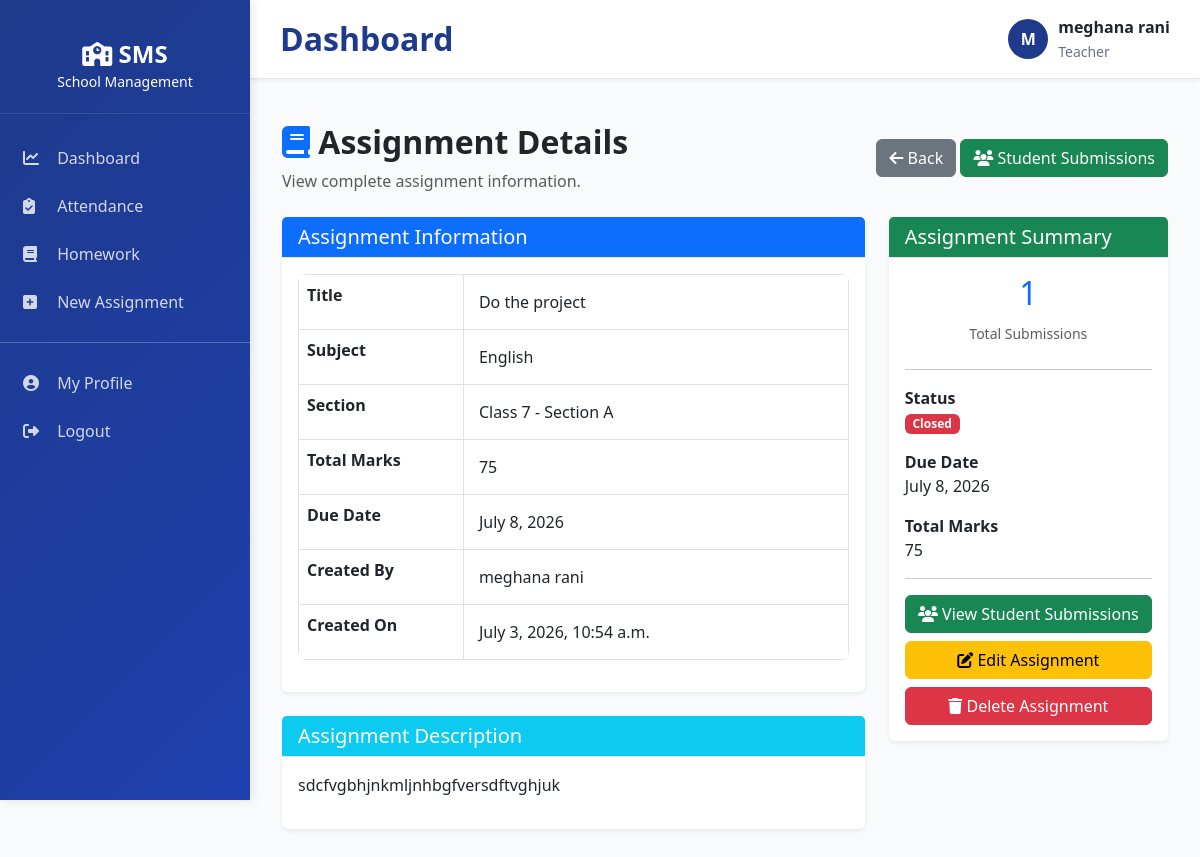
/homework/assignments/1/ (signed in), run on the app's committed database.
### apps/accounts/models.py (models this page shows, shortened)
class UserProfile(models.Model):
    USER_ROLES = (
        ('super_admin', 'Super Admin'),
        ('school_admin', 'School Admin'),
        ('principal', 'Principal'),
        ('teacher', 'Teacher'),
        ('student', 'Student'),
        ('parent', 'Parent'),
        ('accountant', 'Accountant'),
        ('librarian', 'Librarian'),
    )
    GENDER_CHOICES = (
        ('M', 'Male'),
        ('F', 'Female'),
        ('O', 'Other'),
    )
    user = models.OneToOneField(
        User,
        on_delete=models.CASCADE,
        related_name='profile'
    )
    role = models.CharField(
        max_length=30,
        choices=USER_ROLES,
        default='student'
    )
    school_id = models.CharField(
        max_length=50,
        null=True,
        blank=True
    )
    school_name = models.CharField(
        max_length=255,
        blank=True,
        null=True
    )
    phone = models.CharField(
        max_length=20,
        blank=True,
        null=True
    )
    address = models.TextField(
        blank=True,
        null=True
    )
    city = models.CharField(
        max_length=100,
        blank=True,
        null=True
    )
    state = models.CharField(
        max_length=100,
        blank=True,
        null=True
    )
    country = models.CharField(
        max_length=100,
        default='India',
        blank=True,
        null=True
    )
    zip_code = models.CharField(
        max_length=10,
        blank=True,
        null=True
    )
    gender = models.CharField(
        max_length=1,
        choices=GENDER_CHOICES,
        blank=True,
        null=True
    )
    dob = models.DateField(
        blank=True,
        null=True
    )
    photo = models.ImageField(
        upload_to='profile_photos/',
        blank=True,
        null=True,
        validators=[
            FileExtensionValidator(
                allowed_extensions=['jpg', 'jpeg', 'png']
            )
        ]
    )
    is_active = models.BooleanField(default=True)
    created_at = models.DateTimeField(
        auto_now_add=True
    )
    updated_at = models.DateTimeField(
        auto_now=True
    )
    class Meta:
        ordering = ['-created_at']

### apps/homework/models.py (models this page shows, shortened)
class Assignment(models.Model):
    title = models.CharField(max_length=200)
    subject = models.ForeignKey(Subject, on_delete=models.CASCADE)
    section = models.ForeignKey(Section, on_delete=models.CASCADE)
    description = models.TextField()
    total_marks = models.IntegerField(default=100)
    due_date = models.DateField()
    created_by = models.ForeignKey(
        Teacher,
        on_delete=models.CASCADE
    )
    created_at = models.DateTimeField(auto_now_add=True)

### apps/classes/models.py (models this page shows, shortened)
class Subject(models.Model):
    name = models.CharField(max_length=100)
    code = models.CharField(max_length=20, unique=True)
    description = models.TextField(blank=True)
    is_active = models.BooleanField(default=True)
    created_at = models.DateTimeField(auto_now_add=True)
    updated_at = models.DateTimeField(auto_now=True)
    class Meta:
        ordering = ['name']
    def __str__(self):
        return self.name

class Section(models.Model):
    class_model = models.ForeignKey(ClassModel, on_delete=models.CASCADE, related_name='sections')
    name = models.CharField(max_length=50)
    class_teacher = models.ForeignKey('teachers.Teacher', on_delete=models.SET_NULL, null=True, blank=True, related_name='class_sections')
    capacity = models.PositiveIntegerField(default=50)
    is_active = models.BooleanField(default=True)
    created_at = models.DateTimeField(auto_now_add=True)
    updated_at = models.DateTimeField(auto_now=True)
    class Meta:
        ordering = ['class_model', 'name']
        unique_together = ['class_model', 'name']
    def __str__(self):
        return f"Class {self.class_model.standard} - Section {self.name}"

class ClassModel(models.Model):
    name = models.CharField(max_length=50)
    standard = models.PositiveIntegerField()
    description = models.TextField(blank=True)
    class_incharge = models.ForeignKey(
        'teachers.Teacher',
        on_delete=models.SET_NULL,
        null=True,
        blank=True,
        related_name='incharge_classes'
    )
    is_active = models.BooleanField(default=True)
    created_at = models.DateTimeField(auto_now_add=True)
    updated_at = models.DateTimeField(auto_now=True)
    class Meta:
        ordering = ['standard']
        unique_together = ['standard']

### apps/teachers/models.py (models this page shows, shortened)
class Teacher(models.Model):
    GENDER_CHOICES = (
        ('M', 'Male'),
        ('F', 'Female'),
        ('O', 'Other'),
    )
    BLOOD_GROUP_CHOICES = (
        ('O+', 'O+'),
        ('O-', 'O-'),
        ('A+', 'A+'),
        ('A-', 'A-'),
        ('B+', 'B+'),
        ('B-', 'B-'),
        ('AB+', 'AB+'),
        ('AB-', 'AB-'),
    )
    user = models.OneToOneField(User, on_delete=models.CASCADE, related_name='teacher_profile')
    login_username = models.CharField(max_length=150, unique=True, blank=True, null=True)
    login_password = models.CharField(max_length=128, blank=True)  # store hashed password
    employee_id = models.CharField(max_length=20, unique=True)
    phone = models.CharField(max_length=20)
    address = models.TextField()
    gender = models.CharField(max_length=1, choices=GENDER_CHOICES)
    blood_group = models.CharField(max_length=3, choices=BLOOD_GROUP_CHOICES, blank=True)
    dob = models.DateField()
    photo = models.ImageField(
        upload_to='teacher_photos/',
        validators=[FileExtensionValidator(allowed_extensions=['jpg', 'jpeg', 'png'])]
    )
    aadhar = models.CharField(max_length=12, unique=True, blank=True)
    pan = models.CharField(max_length=10, unique=True, blank=True)
    qualification = models.CharField(max_length=100)
    specialization = models.ForeignKey('classes.Subject', on_delete=models.SET_NULL, null=True, blank=True)
    experience_years = models.PositiveIntegerField(default=0)
    joining_date = models.DateField()
    base_salary = models.DecimalField(max_digits=10, decimal_places=2, default=0)
    is_active = models.BooleanField(default=True)
    created_at = models.DateTimeField(auto_now_add=True)
    updated_at = models.DateTimeField(auto_now=True)
    class Meta:
        ordering = ['-created_at']

### apps/homework/views.py (the view)
# urls.py: path('assignments/<int:pk>/', views.assignment_detail, name='assignment_detail'),
@login_required
@role_required('teacher')
def assignment_detail(request, pk):
    assignment = get_object_or_404(Assignment, pk=pk)
    context = {
        'assignment': assignment,
        'today': date.today(),
    }
    return render(request, 'homework/assignment_details.html', context)

### templates/homework/assignment_details.html (shortened to what this page needs)
{% extends 'base.html' %}
{% load static %}
{% block content %}
<div class="container-fluid py-4">
    <div class="d-flex justify-content-between align-items-center mb-4">
        <div>
            <h2 class="fw-bold">
                <i class="fas fa-book text-primary"></i>
                Assignment Details
            </h2>
            <p class="text-muted mb-0">
                View complete assignment information.
            </p>
        </div>
        <div>
            <a href="{% url 'homework:assignment_list' %}"
               class="btn btn-secondary">
                <i class="fas fa-arrow-left"></i>
                Back
            </a>
            <a href="{% url 'homework:assignment_submissions' assignment.id %}"
               class="btn btn-success">
                <i class="fas fa-users"></i>
                Student Submissions
            </a>
        </div>
    </div>
    <div class="row">
        <div class="col-lg-8">
            <div class="card shadow-sm border-0">
                <div class="card-header bg-primary text-white">
                    <h5 class="mb-0">
                        Assignment Information
                    </h5>
                </div>
                <div class="card-body">
                    <table class="table table-bordered">
                        <tr>
                            <th width="30%">Title</th>
                            <td>{{ assignment.title }}</td>
                        </tr>
                        <tr>
                            <th>Subject</th>
                            <td>{{ assignment.subject }}</td>
                        </tr>
                        <tr>
                            <th>Section</th>
                            <td>{{ assignment.section }}</td>
                        </tr>
                        <tr>
                            <th>Total Marks</th>
                            <td>{{ assignment.total_marks }}</td>
                        </tr>
                        <tr>
                            <th>Due Date</th>
                            <td>{{ assignment.due_date }}</td>
                        </tr>
                        <tr>
                            <th>Created By</th>
                            <td>
                                {{ assignment.created_by.user.get_full_name }}
                            </td>
                        </tr>
                        <tr>
                            <th>Created On</th>
                            <td>
                                {{ assignment.created_at }}
                            </td>
                        </tr>
                    </table>
                </div>
            </div>
            <div class="card shadow-sm border-0 mt-4">
                <div class="card-header bg-info text-white">
                    <h5 class="mb-0">
                        Assignment Description
                    </h5>
                </div>
                <div class="card-body">
                    {{ assignment.description|linebreaks }}
                </div>
            </div>
        </div>
        <div class="col-lg-4">
            <div class="card shadow-sm border-0">
                <div class="card-header bg-success text-white">
                    <h5 class="mb-0">
                        Assignment Summary
                    </h5>
                </div>
                <div class="card-body">
                    <div class="mb-4 text-center">
                        <h2 class="text-primary">
                            {{ assignment.submissions.count }}
                        </h2>
                        <small class="text-muted">
                            Total Submissions
                        </small>
                    </div>
                    <hr>
                    <div class="mb-3">
                        <strong>Status</strong>
                        <br>
                        {% if assignment.due_date >= today %}
                            <span class="badge bg-success">
                                Active
                            </span>
                        {% else %}
                            <span class="badge bg-danger">
                                Closed
                            </span>
                        {% endif %}
                    </div>
                    <div class="mb-3">
                        <strong>Due Date</strong>
                        <br>
                        {{ assignment.due_date }}
                    </div>
                    <div class="mb-3">
                        <strong>Total Marks</strong>
                        <br>
                        {{ assignment.total_marks }}
                    </div>
                    <hr>
                    <a href="{% url 'homework:assignment_submissions' assignment.id %}"
                       class="btn btn-success w-100 mb-2">
                        <i class="fas fa-users"></i>
                        View Student Submissions
                    </a>
                    <a href="{% url 'homework:edit_assignment' assignment.id %}"
                       class="btn btn-warning w-100 mb-2">
                        <i class="fas fa-edit"></i>
                        Edit Assignment
                    </a>
                    <a href="{% url 'homework:delete_assignment' assignment.id %}"
                       class="btn btn-danger w-100"
                       onclick="return confirm('Delete this assignment?');">
                        <i class="fas fa-trash"></i>
                        Delete Assignment
                    </a>
                </div>
            </div>
        </div>
    </div>
</div>
{% endblock %}

### templates/base/layout.html (shortened to what this page needs)
<!DOCTYPE html>
<html lang="en">
<head>
    <link href="https://cdn.jsdelivr.net/npm/bootstrap@5.3.0/dist/css/bootstrap.min.css" rel="stylesheet">
    <link rel="stylesheet" href="https://cdnjs.cloudflare.com/ajax/libs/font-awesome/6.4.0/css/all.min.css">
</head>
<body>
{% if user.is_authenticated %}
<div class="sidebar">
    <div class="sidebar-header">
        <h4>
            <i class="fas fa-school"></i> SMS
        </h4>
        <small>School Management</small>
    </div>
    <ul class="sidebar-menu">
        {% if user_profile.role == 'super_admin' or user_profile.role == 'school_admin' %}
            <li><a href="{% url 'dashboard:admin_dashboard' %}"><i class="fas fa-chart-line"></i> Dashboard</a></li>
            <li><a href="{% url 'students:list' %}"><i class="fas fa-user-graduate"></i> Students</a></li>
            <li><a href="{% url 'teachers:list' %}"><i class="fas fa-chalkboard-user"></i> Teachers</a></li>
            <li><a href="{% url 'classes:list' %}"><i class="fas fa-building"></i> Classes</a></li>
            <li><a href="{% url 'attendance:student_attendance' %}"><i class="fas fa-clipboard-check"></i> Attendance</a></li>
        {% elif user_profile.role == 'teacher' %}
            <li><a href="{% url 'dashboard:teacher_dashboard' %}"><i class="fas fa-chart-line"></i> Dashboard</a></li>
            <li><a href="{% url 'attendance:student_attendance' %}"><i class="fas fa-clipboard-check"></i> Attendance</a></li>
            <li><a href="{% url 'homework:list' %}"><i class="fas fa-book"></i> Homework</a></li>
            <li><a href="{% url 'homework:create_assignment' %}"><i class="fas fa-plus-square"></i> New Assignment</a></li>
        {% elif user_profile.role == 'student' %}
            <li><a href="{% url 'dashboard:student_dashboard' %}"><i class="fas fa-chart-line"></i> Dashboard</a></li>
            <li><a href="{% url 'homework:list' %}"><i class="fas fa-book"></i> Homework</a></li>
            <li><a href="{% url 'students:student_assignments' %}"><i class="fas fa-book-open"></i> Assignments</a></li>
        {% endif %}
        <hr style="background: rgba(255,255,255,0.2);">
        <li>
            <a href="{% url 'accounts:profile' %}">
                <i class="fas fa-user-circle"></i> My Profile
            </a>
        </li>
        <li>
            <a href="{% url 'accounts:logout' %}">
                <i class="fas fa-sign-out-alt"></i> Logout
            </a>
        </li>
    </ul>
</div>
<div class="main-content">
    <div class="topbar">
        <div class="topbar-left">
            <h2>
                {% block page_title %}
                    Dashboard
                {% endblock %}
            </h2>
        </div>
        <div class="topbar-right">
            <div class="user-menu">
                <div class="user-avatar">
                    {{ user.first_name|slice:":1"|upper }}
                </div>
                <div>
                    <div style="font-weight:600;">
                        {{ user.get_full_name }}
                    </div>
                    <small style="color:#6b7280;">
                        {{ user_profile.get_role_display }}
                    </small>
                </div>
            </div>
        </div>
    </div>
    {% block content %}
    {% endblock %}
</div>
{% else %}
{% block auth_content %}
{% endblock %}
{% endif %}
</body>
</html>

### data on the page
UserProfile: role "Teacher"
Assignment: title "Do the project", subject "English", section "Class 7 - Section A", total_marks "75", due_date "July 8, 2026", created_by.user.get_full_name "meghana rani", created_at "July 3, 2026, 10:54 a.m.", description "sdcfvgbhjnkmljnhbgfversdftvghjuk", submissions.count "1"

### other printed values
{{ user.first_name|slice:":1"|upper }} "M"
{{ user.get_full_name }} "meghana rani"
